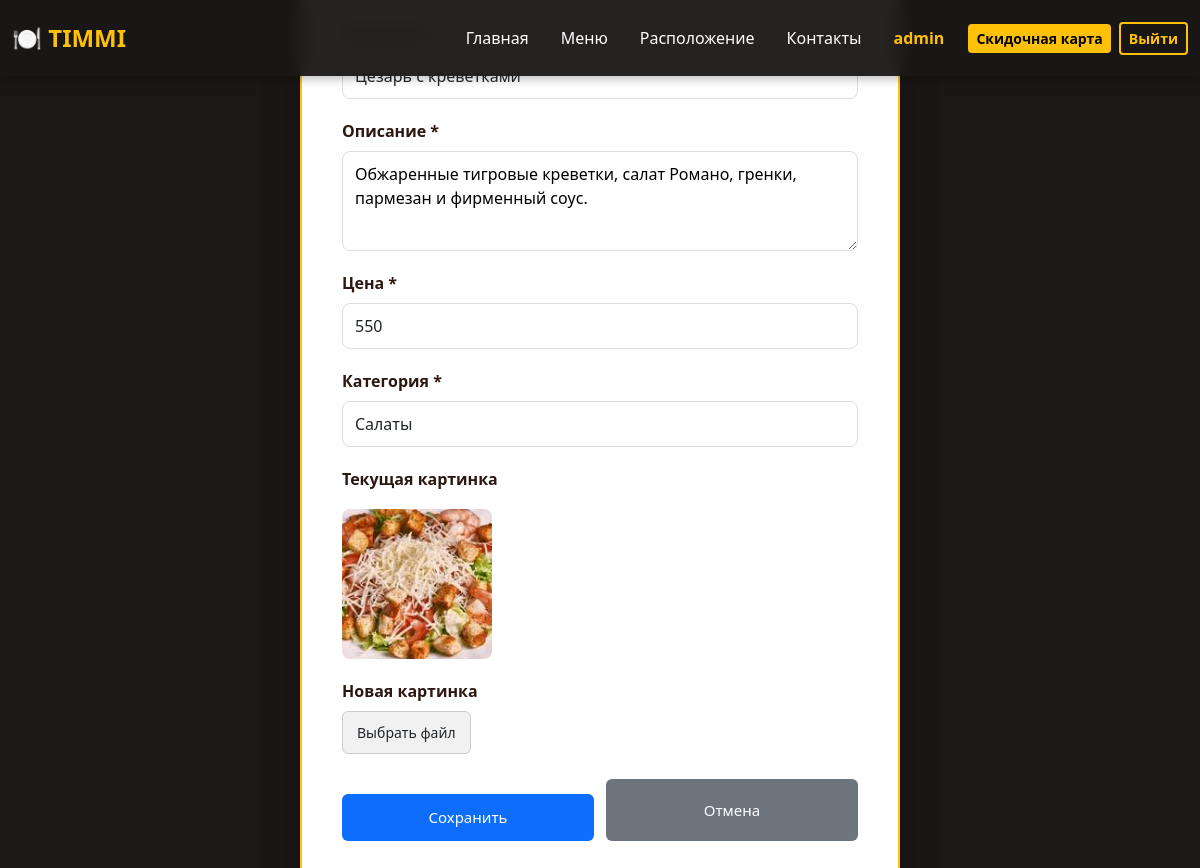
The page /admin/edit_dish/1 (signed in) on the database its author committed.
### data/users.py (models this page shows, shortened)
class User(SqlAlchemyBase, UserMixin, SerializerMixin):
    __tablename__ = 'users'
    id = sqlalchemy.Column(sqlalchemy.Integer,
                           primary_key=True, autoincrement=True)
    name = sqlalchemy.Column(sqlalchemy.String, nullable=True)
    phone_number = sqlalchemy.Column(sqlalchemy.String, nullable=True)
    email = sqlalchemy.Column(sqlalchemy.String,
                              index=True, unique=True, nullable=True)
    hashed_password = sqlalchemy.Column(sqlalchemy.String, nullable=True)
    card = sqlalchemy.Column(sqlalchemy.String, nullable=True)

### data/dishes.py (models this page shows, shortened)
class Dish(SqlAlchemyBase, UserMixin, SerializerMixin):
    __tablename__ = 'dishes'
    id = sqlalchemy.Column(sqlalchemy.Integer,
                           primary_key=True, autoincrement=True)
    name = sqlalchemy.Column(sqlalchemy.String, nullable=True)
    description = sqlalchemy.Column(sqlalchemy.String, nullable=True)
    price = sqlalchemy.Column(sqlalchemy.Integer,
                              index=True, unique=True, nullable=True)
    image = sqlalchemy.Column(sqlalchemy.String)
    category = sqlalchemy.Column(sqlalchemy.String)

### main.py (the view, shortened to what this page needs)
@app.route('/admin/edit_dish/<int:dish_id>', methods=['GET', 'POST'])
def admin_edit(dish_id):
    if current_user.id == 1:
        db_sess = db_session.create_session()
        dish = db_sess.query(Dish).get(dish_id)
        if not dish:
            return redirect(url_for('admin'))
        return render_template('edit_dish.html', title='Изменить блюдо', dish=dish)
    return redirect('/')

### data/db_session.py (called while the page is built)
def create_session() -> Session:
    global __factory
    return __factory()

### main.py (called while the page is built)
@login_manager.user_loader
def load_user(user_id):
    db_sess = db_session.create_session()
    return db_sess.get(User, user_id)

### templates/edit_dish.html (shortened to what this page needs)
{% extends "base.html" %}
{% block content %}
<div class="form-container">
    <form method="POST" enctype="multipart/form-data">
        <div class="form-group">
            <label class="form-label">Название *</label>
            <input type="text" name="name" class="form-control" value="{{ dish.name }}" required>
        </div>
        <div class="form-group">
            <label class="form-label">Описание *</label>
            <textarea name="description" class="form-control-textarea" required>{{ dish.description }}</textarea>
        </div>
        <div class="form-group">
            <label class="form-label">Цена *</label>
            <input type="number" name="price" class="form-control" value="{{ dish.price }}" required>
        </div>
        <div class="form-group">
            <label class="form-label">Категория *</label>
            <select name="category" class="form-control" required>
                <option value="salads" {% if dish.category == 'salads' %}selected{% endif %}>Салаты</option>
            </select>
        </div>
        <div class="form-group">
            <label class="form-label">Текущая картинка</label>
            {% if dish.image and dish.image != 'default.jpg' %}
                <img src="{{ url_for('static', filename='img/' + dish.image) }}" alt="{{ dish.name }}" class="current-image">
            {% else %}
                <img src="{{ url_for('static', filename='img/default.jpg') }}" alt="{{ dish.name }}" class="current-image">
            {% endif %}
        </div>
        <div class="form-group">
            <label class="form-label">Новая картинка</label>
            <label class="file-input-label">
                Выбрать файл
            </label>
        </div>
        <div class="button-group">
            <button type="submit" class="btn-submit">Сохранить</button>
            <a href="{{ url_for('admin') }}" class="btn-cancel">Отмена</a>
        </div>
    </form>
</div>
{% endblock %}

### templates/base.html (shortened to what this page needs)
<!doctype html>
<html lang="ru">
<head>
    <link rel="stylesheet" href="https://cdn.jsdelivr.net/npm/bootstrap@5.3.0/dist/css/bootstrap.min.css">
</head>
<body>
<nav class="navbar navbar-expand-lg navbar-dark fixed-top">
    <div class="container-fluid">
        <a class="navbar-brand" href="/">🍽️ TIMMI</a>
        <div class="collapse navbar-collapse" id="navbarNav">
            <ul class="navbar-nav ms-auto align-items-lg-center">
                <li class="nav-item"><a class="nav-link px-3" href="/">Главная</a></li>
                <li class="nav-item"><a class="nav-link px-3" href="/menu">Меню</a></li>
                <li class="nav-item"><a class="nav-link px-3" href="/location">Расположение</a></li>
                <li class="nav-item"><a class="nav-link px-3" href="/contacts">Контакты</a></li>
                {% if current_user.is_authenticated %}
                    <li class="nav-item"><span class="user-info px-3">{{ current_user.name }}</span></li>
                    <li class="nav-item ms-lg-2"><a class="btn btn-register btn-sm" href="/discountcard">Скидочная карта</a></li>
                    <li class="nav-item ms-lg-2"><a class="btn btn-login btn-sm" href="/logout">Выйти</a></li>
                {% else %}
                    <li class="nav-item ms-lg-2"><a class="btn btn-register btn-sm" href="/register">Зарегистрироваться</a></li>
                    <li class="nav-item ms-lg-2"><a class="btn btn-login btn-sm" href="/login">Войти</a></li>
                {% endif %}
            </ul>
        </div>
    </div>
</nav>
<main role="main">
    {% block content %}{% endblock %}
</main>
</body>
</html>

### rows shown on the page
User: name "admin"
Dish: name "Цезарь с креветками", description "Обжаренные тигровые креветки, салат Романо, гренки, пармезан и фирменный соус.", price "550", category "Салаты", image (picture)
